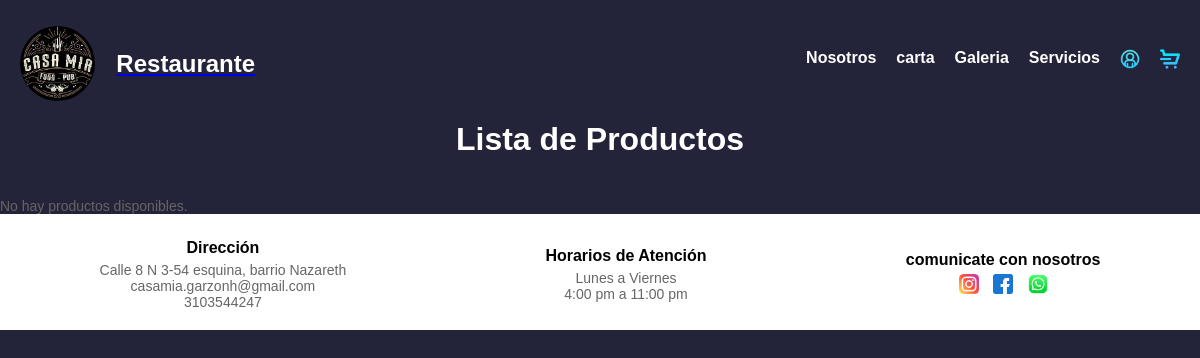
The app's page /productos/, older data.
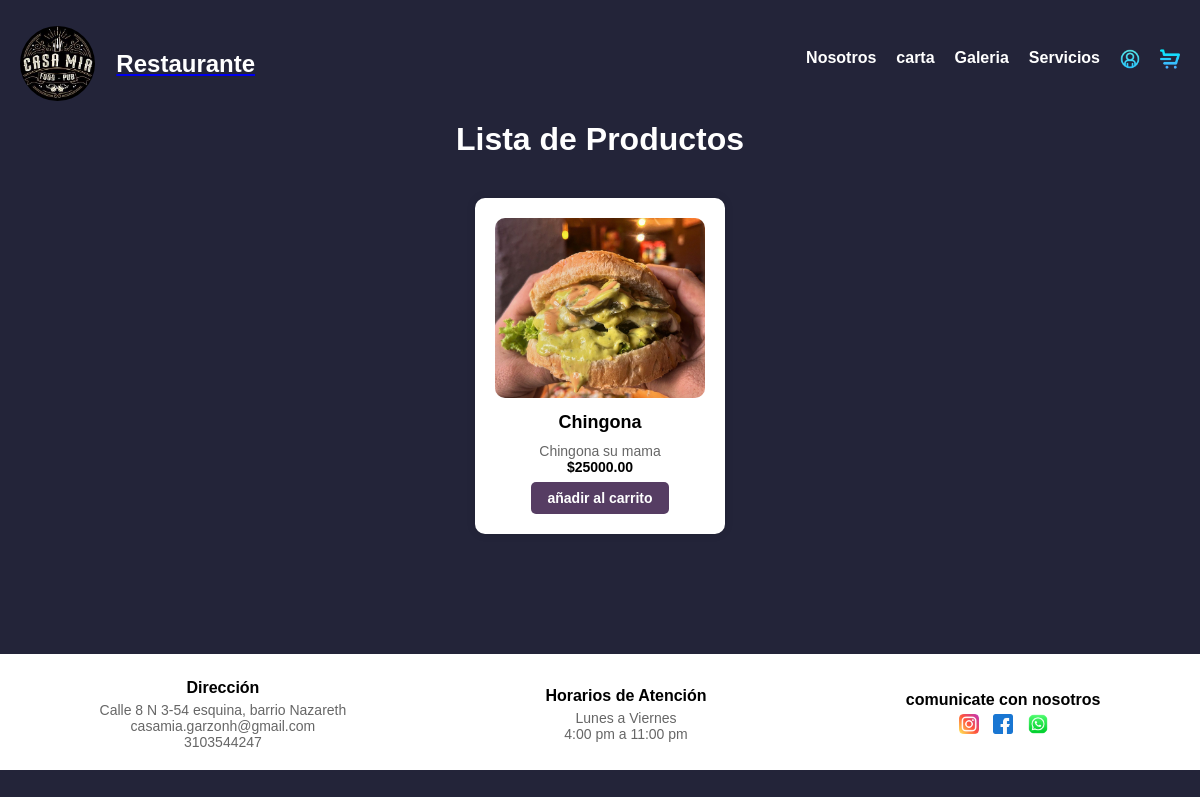
The same page, newer data.
### web/models.py (models this page shows)
class Producto(models.Model):
    id = models.AutoField(primary_key=True)
    imagen = models.ImageField(upload_to='productos/', blank=True, null=True)
    nombre = models.CharField(max_length=255)
    caracteristicas = models.TextField()
    precio = models.DecimalField(max_digits=10, decimal_places=2)
    cantidad = models.PositiveIntegerField()
    def __str__(self):
        return f"{self.nombre} - ${self.precio}"

### web/views.py (the view)
# urls.py: path('productos/',views.productos, name='productos'),
def productos(request):
    productos = Producto.objects.all()  # Obtiene todos los productos
    return render(request, 'productos.html', {'productos': productos})

### web/templates/productos.html (shortened to what this page needs)
{% extends 'base.html' %}
{% block content %}
{% load static %}
<link rel="stylesheet" href="{% static 'css/productos.css'%}">
<h1 class="titulo">Lista de Productos</h1>
{% if productos %}
    <div class="productos-container">
        {% for producto in productos %}
            <div class="producto-card">
                {% if producto.imagen %}
                    <img src="{{ producto.imagen.url }}" alt="{{ producto.nombre }}">
                {% else %}
                    <img src="{% static 'img/no-image.png' %}" alt="Sin imagen">
                {% endif %}
                <h2>{{ producto.nombre }}</h2>
                <p>{{ producto.caracteristicas }}</p>
                <p class="precio">${{ producto.precio }}</p>
                <button type="button" class="btn btn-success btn-sm comprar-btn" data-id="{{producto}}">añadir al carrito</button>
            </div>
        {% endfor %}
    </div>
{% else %}
    <p>No hay productos disponibles.</p>
{% endif %}
{% endblock %}

### web/templates/base.html (shortened to what this page needs)
<!DOCTYPE html>
<html lang="en">
<head>
    {% load static %}
    <link rel="stylesheet" href="{% static 'css/style.css' %}">
</head>
<body>
    <header>
        <nav>
            <a href="{% url 'home' %}">
                <div class="logo">
                    <img src="{% static 'img/CASAMIA.jpeg' %}" alt="" >
                        <h1> Restaurante</h1>
                </div>
            </a>
            <ul class="menu">
                <li class="dropdown">
                    <a class="dropdown-toggle">Nosotros</a>
                </li>
                <li><a href="{% url 'productos'%}">carta</a></li>
                <li><a href="{% url 'galeria'%}">Galeria</a></li>
                <li class="dropdown">
                    <a href="dropdown-toggle">Servicios</a>
                </li>
                <li ><a href="{% url 'registrarse'%}">  <img src="{% static 'img/perfil.png' %}"  width="20px" height="20px"></a></li>
                <li ><a href="">  <img src="{% static 'img/carrito.png' %}"  width="20px" height="20px"></a></li>
            </ul>
        </nav>
    </header>
        {% block content %}
        {% endblock %}
    <footer class="footer">
        <div class="footer-container">
            <div>
                <h4>Dirección</h4>
                <p>Calle 8 N 3-54 esquina, barrio Nazareth</p>
                <p>casamia.garzonh@gmail.com</p>
                <p>3103544247</p>
            </div>
            <div>
                <h4>Horarios de Atención</h4>
                <p>Lunes a Viernes</p>
                <p>4:00 pm a 11:00 pm</p>
            </div>
            <div class="social-icons">
                <h4>comunicate con nosotros</h4>
                <a href="https://www.instagram.com/casamiagarzon/"><img src="{% static 'img/instagram.png' %}"  alt="Instagram"></a>
                <a href="https://www.facebook.com/search/top?q=casamia%20garzon"><img src="{% static 'img/facebook.png' %}" alt="Facebook"></a>
                <a href="https://wa.me/message/DQ3EYIZCS24KM1" target="_blank"><img src="{% static 'img/whas.png' %}"></a>
            </div>
        </div>
    </footer>
</body>
</html>

### web/static/css/style.css (style rules this page uses)
* { margin: 0; padding: 0; box-sizing: border-box; }
body { font-family: Arial, sans-serif; background-color: rgba(35, 36, 57, 1); background-repeat: no-repeat; background-attachment: fixed; background-size: cover; }
header { background-color: rgba(35, 36, 57, 1); padding: 20px; }
nav { display: flex; justify-content: space-between; align-items: center; }
.logo { display: flex; align-items: center; gap: 10%; margin-top: 3%; text-align: center; color: #ffffff; text-decoration: none; list-style: none; }
.logo img { border-radius: 50%; height: 75px; }
.menu { list-style: none; display: flex; }
.menu li { margin-left: 20px; }
.menu a { text-decoration: none; color: #ffffff; font-weight: bold; }
.dropdown { position: relative; }
.footer { height: 30%; position: relative; background-color: #ffffff; color: rgb(0, 0, 0); padding: 10px 0; }
.footer-container { display: flex; justify-content: space-around; align-items: center; padding: 10px 0; }
.footer div { text-align: center; }
.footer h4 { margin: 5px 0; }
.footer p { margin: 0; font-size: 14px; }
.social-icons a { margin: 0 5px; text-decoration: none; }
.social-icons img { width: 20px; height: 20px; }

### web/static/css/productos.css (style rules this page uses)
.titulo { text-align: center; color: #ffffff; margin-bottom: 40px; }
.productos-container { display: flex; flex-wrap: wrap; justify-content: center; gap: 20px; margin-bottom: 10%; }
.producto-card { background: white; border-radius: 10px; box-shadow: 0 0 10px rgba(0, 0, 0, 0.1); padding: 20px; text-align: center; width: 250px; }
.producto-card img { width: 100%; height: 180px; object-fit: cover; border-radius: 10px; }
h2 { font-size: 18px; margin: 10px 0; }
p { font-size: 14px; color: #666; }
.precio { font-weight: bold; color: #000000; }
.comprar-btn { margin-top: 3%; background-color: #563d63; border: none; color: white; padding: 8px 16px; font-size: 14px; font-weight: bold; border-radius: 5px; cursor: pointer; transition: all 0.3s ease-in-out; display: inline-flex; align-items: center; gap: 5px; }

Row changes from the older to the newer data that the page shows:
added Producto: imagen (picture), nombre "Chingona", caracteristicas "Chingona su mama", precio "25000.00"
Text that changed along with them:
text no longer shown: "No hay productos disponibles."
